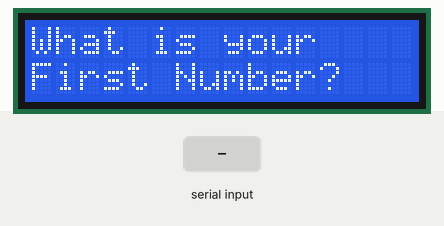
Recording of a sketch running on a simulated Arduino Uno, built with avr-gcc and run on an emulated ATmega328P. Parts: 16×2 character LCD. Inputs (shaded band) come from the test bench.

Above: at 1.2 s.
1.3 s: "+" received over Serial
At 3.3 s:
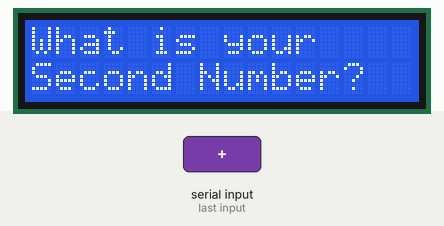
3.8 s: "-" received over Serial
At 5.2 s:
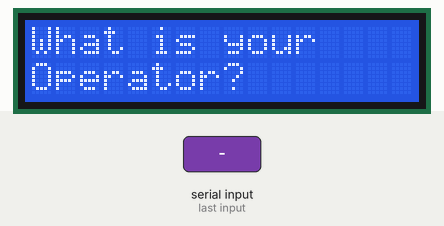
6.3 s: "*" received over Serial
At 8.3 s:
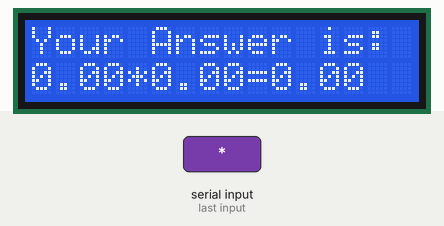
Timing chart, 0 to 9.8 s (numbered marks = the images above; inputs shaded):
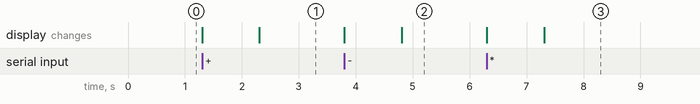

Measured:
- after the input at 1.3 s, the display: first changes at once (image 1 shows a later state)
- after the input at 3.8 s, the display: first changes at once (image 2 shows a later state)
- after the input at 6.3 s, the display: first changes at once (image 3 shows a later state)

The sketch:

Lesson_49_-_Building_a_Calculator.ino
```cpp
//We are building a Calculator with the LCD Display
//Including Libraies
#include <LiquidCrystal.h>

//Declaring Variables
int RS = 7;
int EN = 8;
int D4 = 9;
int D5 = 10;
int D6 = 11;
int D7 = 12;
int DELAY = 1000;
int DELAY_2 = 10000;

float FIRST_NUMBER;
float SECOND_NUMBER;
float ANSWER;

String QUESTION_WHAT = "What is your";
String QUESTION_FIRST_NUMBER = "First Number?";
String QUESTION_SECOND_NUMBER = "Second Number?";
String QUESTION_OPERATOR = "Operator?";
String ANSWER_STATEMENT = "Your Answer is:";
String EQUAL = "=";
String OPERATOR;

//Assigning LCD Variable
//We have to also tell the LCD Library in the Arduino how we connected the LCD so it knows what to do with each pin
LiquidCrystal LCD(RS, EN, D4, D5, D6, D7);


void setup() {
  //Starting LCD
  //We have to tell Arduino what kind of LCD we are working with
  //Our LCD has 16 Columns with 2 Rows
  LCD.begin(16, 2);

  //Starting Serial Monitor
  Serial.begin(9600);
}


void loop() {
  //Printing First Number Question
  LCD.setCursor(0, 0);
  LCD.print(QUESTION_WHAT);
  LCD.setCursor(0, 1);
  LCD.print(QUESTION_FIRST_NUMBER);

  //Waiting for user input
  while (Serial.available() == 0) {
  }

  //Clearing LCD Display
  LCD.clear();

  //Getting user input for First Number and storing it
  FIRST_NUMBER = Serial.parseFloat();


  //Printing Second Number Question
  LCD.setCursor(0, 0);
  LCD.print(QUESTION_WHAT);
  LCD.setCursor(0, 1);
  LCD.print(QUESTION_SECOND_NUMBER);

  //Waiting for user input
  while (Serial.available() == 0) {
  }

  //Clearing LCD Display
  LCD.clear();

  //Getting user input for Second Number and storing it
  SECOND_NUMBER = Serial.parseFloat();

  //Printing Operator Question
  LCD.setCursor(0, 0);
  LCD.print(QUESTION_WHAT);
  LCD.setCursor(0, 1);
  LCD.print(QUESTION_OPERATOR);

  //Waiting for user input
  while (Serial.available() == 0) {
  }

  //Clearing LCD Display
  LCD.clear();

  //Getting Operator from user and Storing it
  OPERATOR = Serial.readString();

  //Printing Answer Statement
  LCD.setCursor(0, 0);
  LCD.print(ANSWER_STATEMENT);

  //Printing Input Numbers and Operator on Serial Monitor along with Equal Sign
  LCD.setCursor(0, 1);
  LCD.print(FIRST_NUMBER);
  LCD.print(OPERATOR);
  LCD.print(SECOND_NUMBER);
  LCD.print(EQUAL);

  //Getting Answer
  if (OPERATOR == "+") {
    ANSWER = FIRST_NUMBER + SECOND_NUMBER;
  }

  if (OPERATOR == "-") {
    ANSWER = FIRST_NUMBER - SECOND_NUMBER;
  }

  if (OPERATOR == "*") {
    ANSWER = FIRST_NUMBER * SECOND_NUMBER;
  }

  if (OPERATOR == "/") {
    ANSWER = FIRST_NUMBER / SECOND_NUMBER;
  }

  //Printing the Answer
  LCD.print(ANSWER);
  delay(DELAY_2);
  LCD.clear();

}
```
